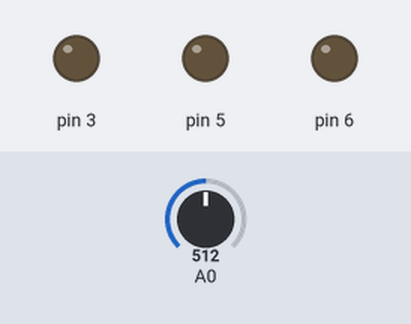
A sketch run on a simulated Arduino Uno, built with avr-gcc and run on an emulated ATmega328P. Parts: output pins drawn as LEDs (lit = HIGH). Inputs (shaded band) come from the test bench; at power-on: A0 = 512.

Above: at 1.2 s.
1.3 s: A0 set to 109
2.8 s: A0 set to 92
At 3.5 s:
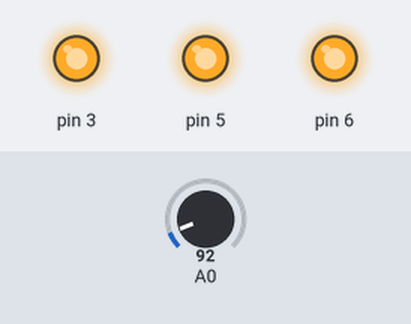
4.3 s: A0 set to 110
At 4.6 s:
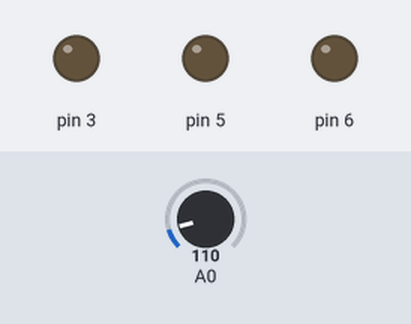
5.8 s: A0 set to 90
At 6.9 s:
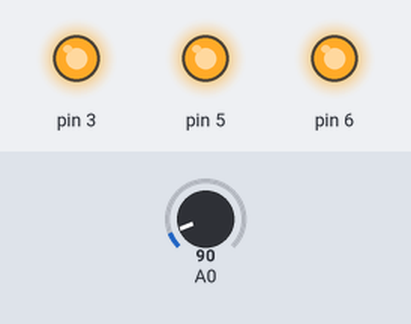
Timing chart, 0 to 8.3 s (numbered marks = the images above; inputs shaded):
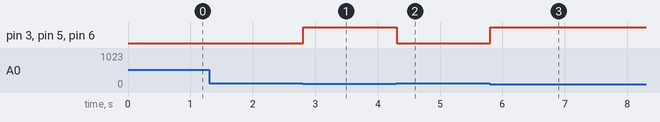

Measured:
- the behaviour switches between 101 and 100 on A0 (found by bisection; images 0 and 1)
- after the input at 1.3 s, every drawn part: stays the same
- after the input at 2.8 s, pin 3, pin 5, pin 6: LOW → HIGH at once
- after the input at 4.3 s, pin 3, pin 5, pin 6: HIGH → LOW at once
- after the input at 5.8 s, pin 3, pin 5, pin 6: LOW → HIGH at once

The sketch:

arduino_day_6_automatic_street_light1.ino
```cpp
// C++ code
//
void setup()
{
  pinMode(A0, INPUT);
  pinMode(6, OUTPUT);
  pinMode(5, OUTPUT);
  pinMode(3, OUTPUT);
}

void loop()
{
  if (analogRead(A0) <= 100) {
    digitalWrite(6, HIGH);
    digitalWrite(5, HIGH);
    digitalWrite(3, HIGH);
  } else {
    digitalWrite(6, LOW);
    digitalWrite(5, LOW);
    digitalWrite(3, LOW);
  }
  delay(10); // Delay a little bit to improve simulation performance
}
```
